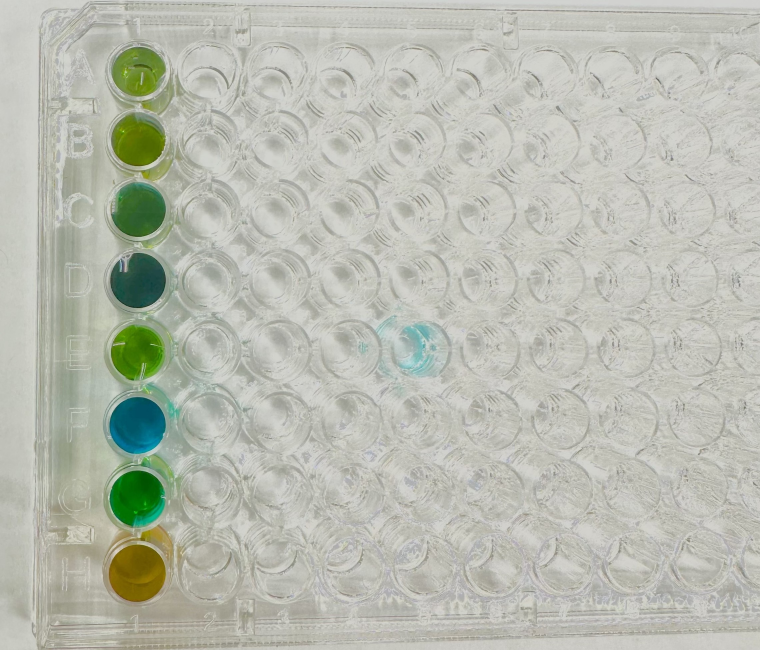
#> input picture Projects/Mara_Colors_Simulate/101724_Color Run/IMG_2730.jpg, 2280 x 1950 px (shown at 1/3 size)
$ jupyter execute --allow-errors BOcolorround1.ipynb
#> lines starting #> are read from the running program, lines starting #| are printed output that depends on the picture; after the words box and inside, x2 and y2 are one past the last pixel; in counts of white or black regions, pixels touching at a corner belong together
### Import relevant libraries

[cell 1]
# %%
from pyDOE import lhs
from smt.sampling_methods import LHS
import random

import numpy as np
import pandas as pd
import matplotlib.pyplot as plt


from PIL import Image, ImageDraw
from ipywidgets import interact, IntSlider, fixed
import os
import cv2

[cell 2]
# %%
def latin_hypercube_sum_constraint(n_samples, n_variables, sum_constraint,seed):
    # Step 1: Generate Latin Hypercube Samples
    seed
    lhs_samples = lhs(n_variables, samples=n_samples, criterion='maximin')
    #sampling = LHS(xlimits=xlimits,random_state = np.random.RandomState(0))

    # Step 2: Transform samples to satisfy the sum constraint
    for i in range(n_samples):
        current_sum = np.sum(lhs_samples[i, :])
        lhs_samples[i, :] *= sum_constraint / current_sum

    return lhs_samples

# %%

### LHS sample for the 0th round

#> (a cell that did not finish here is left out)

### Data extraction
- After Mara has made the colors, extract the color data from the image

[cell 4]
def load_image(image_path):
    # Load and convert the image to RGB if not already in that mode
#> called with image_path = 'IMG_2730.jpg'
    image = Image.open(image_path).convert("RGB")
#> image is the input picture: PIL image 2280x1950 RGB; mean R, G, B 185.3, 188.2, 177.4
    return image
def display_image_with_pixel_value(image_path, x, y):
    # Load the image
    image = load_image(image_path)
    # Convert image to array for display purposes
    image_array = np.array(image)
    # Get the RGB value at the selected coordinates
    rgb_value = image.getpixel((x, y))
    # Create a copy of the image to draw the red dot
    draw = ImageDraw.Draw(image)
    dot_radius = 5
    draw.ellipse((x - dot_radius, y - dot_radius, x + dot_radius, y + dot_radius), fill='red', outline='red')
    # Display the image with the red dot
    plt.figure(figsize=(6,6))  # Optional: Set figure size
    plt.imshow(image)
    plt.axis('on')
    plt.title(f'RGB value at ({x}, {y}): {rgb_value}')
# Load the image and get dimensions
image_path = 'IMG_2730.jpg'
image = load_image(image_path)
width, height = image.size
#> width = 2280; height = 1950
# Create interactive sliders for x and y coordinates
interact(display_image_with_pixel_value,
         image_path=fixed(image_path),
         x=IntSlider(min=0, max=width-1, step=1, value=width//2),
         y=IntSlider(min=0, max=height-1, step=1, value=height//2))
#> the sliders are set to image_path = <module 'ipywidgets.fixed_' fr, x = 1140, y = 975
#> (the call stopped at in load_image, `image = Image.open(image_path).convert("RGB")`: ipywidgets is not available in this run)

[cell 5]
# Load the image
image_path = 'IMG_2730.jpg'
image = Image.open(image_path)


width, height = image.size

# Convert the image to RGB format
rgb_image = load_image('IMG_2730.jpg').convert('RGB')

# Define the region (x1, y1, x2, y2)
# (x1, y1) is the top-left corner, (x2, y2) is the bottom-right corner
region = (320, 125, 500, 285)  # Example coordinates for the region

# Crop the selected region
cropped_region = rgb_image.crop(region)
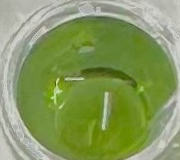
#> cropped_region: PIL image 180x160 RGB; mean R, G, B 134, 152.5, 93.6

ydiff = 100

region2 = (320, 125, 500, 275)
cropped_region2 = rgb_image.crop(region)
# Convert the cropped region to a NumPy array
#region_np = np.array(cropped_region)

# Get the RGB values
# The shape of region_np will be (height, width, 3), where 3 represents the RGB channels
#rgb_values = region_np.reshape(-1, 3)

# Print the RGB values
cropped_region

# CV RGB Data Extraction

[cell 6]
# Load the image

image = cv2.imread('IMG_2730.jpg', cv2.IMREAD_GRAYSCALE)
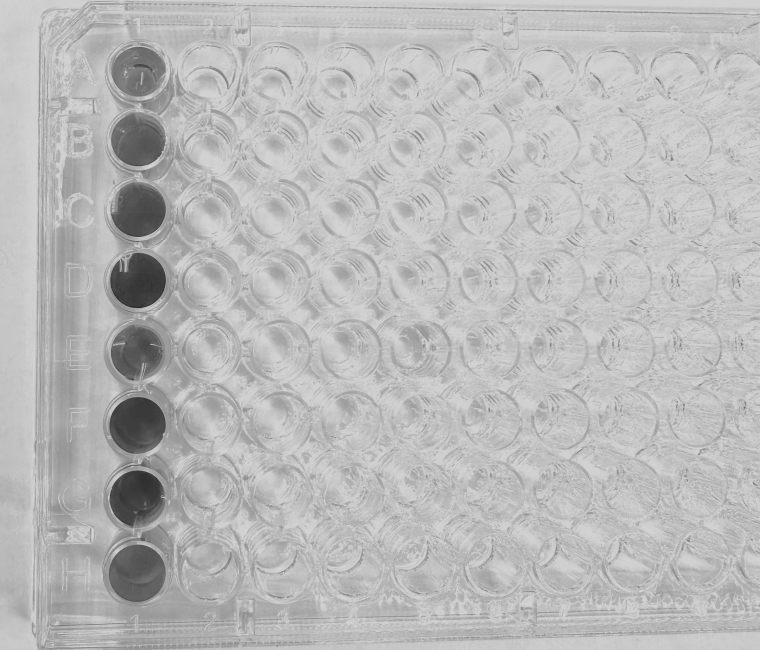
#> image: shape (1950, 2280) (shown at 1/3 size); min 17, max 224, mean 186.1
image = cv2.bilateralFilter(image,9,75,75)
image_rgb = cv2.imread('IMG_2730.jpg')

# Apply thresholding to isolate wells
ret, thresh = cv2.threshold(image, 127, 255, cv2.THRESH_BINARY_INV)
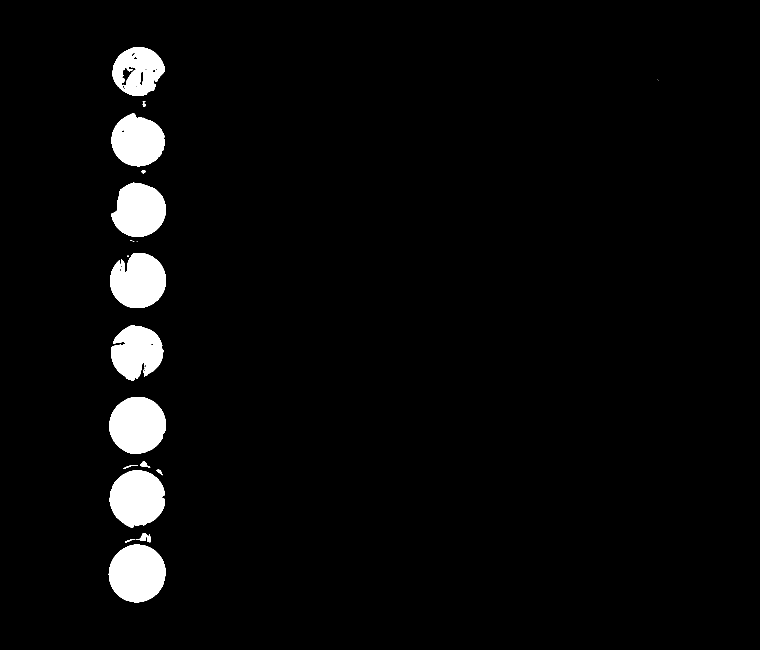
#> thresh: shape (1950, 2280) (shown at 1/3 size); 3.7% white; 25 white regions (9 under 20 px)

# Find contours of the wells
contours, _ = cv2.findContours(thresh, cv2.RETR_EXTERNAL, cv2.CHAIN_APPROX_SIMPLE)
#> contours = 25 contours, 10 with area under 20; largest, box (x1, y1, x2, y2) and area: (326, 1634, 496, 1807) 22839, (328, 1191, 498, 1361) 22370, (329, 1411, 495, 1583) 21564, (330, 759, 498, 924) 20660, (334, 548, 497, 711) 19601

# Helper function to get the centroid y-coordinate of a contour
def get_contour_y(contour):
    M = cv2.moments(contour)
#> M = moments, m00 22839, centre m10/m00, m01/m00 = (411.1, 1720)
    if M["m00"] != 0:
        return int(M["m01"] / M["m00"])  # Y-coordinate of the centroid
    return 0

# Sort contours by their y-coordinate
contours_ordered = sorted(contours, key=get_contour_y)
#> contours_ordered has the same summary as contours

contour_plot = []
rgb_values = []

# Iterate through each detected contour
for contour in contours_ordered:
    #if cv2.contourArea(contour) < 10000:
    #    continue  # Skip small contours

    contour_plot.append(contour)

    # Create a mask for the current well
    mask = np.zeros(image_rgb.shape[:2], dtype="uint8")
    cv2.drawContours(mask, [contour], -1, 255, -1)

    # Extract the ROI (well) using the mask
    well_pixels = cv2.bitwise_and(image_rgb, image_rgb, mask=mask)

    # Calculate the average BGR values
    mean_val = cv2.mean(image_rgb, mask=mask)[:3]
    rgb_values.append(mean_val[::-1]) # Reverse BGR output to RGB
#> this loop made 25 passes
#> mean_val on passes 6 to 17: (48, 136.5, 108.7), (63.04, 123.3, 112.6), (37.59, 136.1, 123.7), (13.4, 116.6, 92.77), (44.57, 128.3, 119.5), (51.36, 103.1, 54.18), (68.25, 94.75, 80), (120, 124.9, 121.4), (67.12, 77.33, 37.86), (6.35, 123.9, 68.1), (34.53, 101.2, 63.18), (116, 96.67, 3.47)
#> (contour, mean_val) on passes 1 to 5: ([[433, 1100], [433, 1105]], (17.17, 90, 49.67)), ([[410, 724], [412, 724]], (56, 80, 68)), ([[398, 723], [402, 723]], (64.4, 84.4, 71.4)), ([[1974, 240]], (78, 86, 86)), ([[1973, 238]], (81, 86, 87))
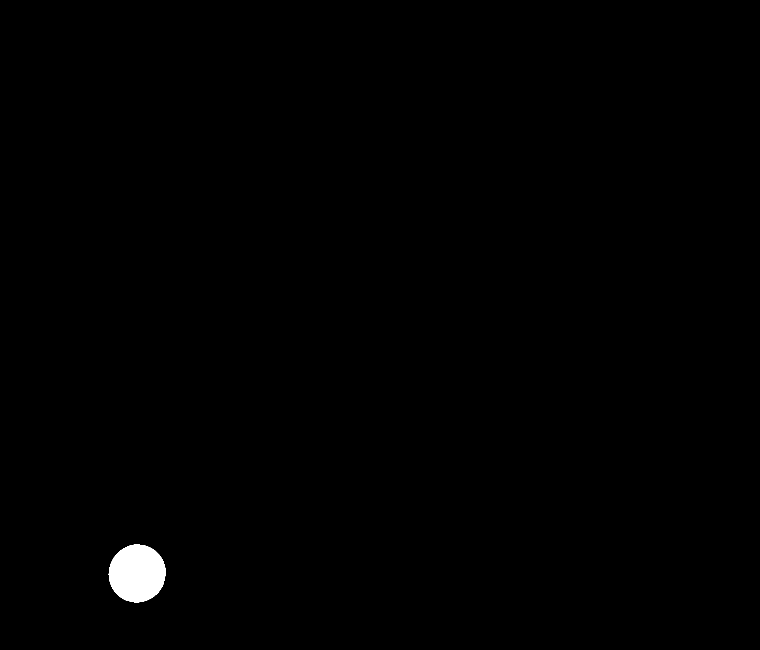
#> mask: shape (1950, 2280) (shown at 1/3 size); 0.52% white; 1 white region
#> after the loop, contour_plot has the same summary as contours; rgb_values = 25 items, first 6: (49.67, 90, 17.17), (68, 80, 56), (71.4, 84.4, 64.4), (86, 86, 78), (87, 86, 81), (108.7, 136.5, 48)

output_image = image_rgb.copy()
cv2.drawContours(output_image, contour_plot, -1, (0, 0, 255), 2)
output_image_rgb = cv2.cvtColor(output_image, cv2.COLOR_BGR2RGB)  # Convert to RGB for matplotlib

# Double check contours
plt.figure(figsize=(12,10))
plt.imshow(output_image_rgb)
plt.axis('off')  # Hide axis
plt.title('CV2 RGB Data Extraction With Contours')
plt.show()

[cell 7]
# Create a figure and axis
fig, ax = plt.subplots(figsize=(1, 8))

# Number of colors
num_colors = len(rgb_values)
#> num_colors = 25

# Create a circle for each color
for i, rgb in enumerate(rgb_values):
    color = [val / 255 for val in rgb]  # Normalize RGB values to [0, 1] range
    circle = plt.Circle((0.5, num_colors - i - 0.5), 0.5, color=color)
    ax.add_patch(circle)
#> this loop made 25 passes
#> (rgb, color) on passes 1 to 12: ((49.67, 90, 17.17), [0.195, 0.353, 0.0673]), ((68, 80, 56), [0.267, 0.314, 0.22]), ((71.4, 84.4, 64.4), [0.28, 0.331, 0.253]), ((86, 86, 78), [0.337, 0.337, 0.306]), ((87, 86, 81), [0.341, 0.337, 0.318]), ((108.7, 136.5, 48), [0.426, 0.535, 0.188]), ((112.6, 123.3, 63.04), [0.441, 0.484, 0.247]), ((123.7, 136.1, 37.59), [0.485, 0.534, 0.147]), ((92.77, 116.6, 13.4), [0.364, 0.457, 0.0526]), ((119.5, 128.3, 44.57), [0.469, 0.503, 0.175]), ((54.18, 103.1, 51.36), [0.212, 0.404, 0.201]), ((80, 94.75, 68.25), [0.314, 0.372, 0.268])

# Set the limits and remove axes
ax.set_xlim(0, 1)
ax.set_ylim(0, num_colors)
ax.axis('off')

# Display the plot
plt.show()
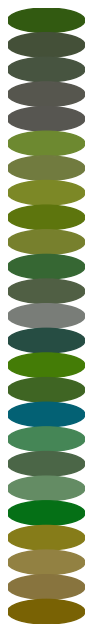
#> figure drawn by matplotlib, 1 panel
